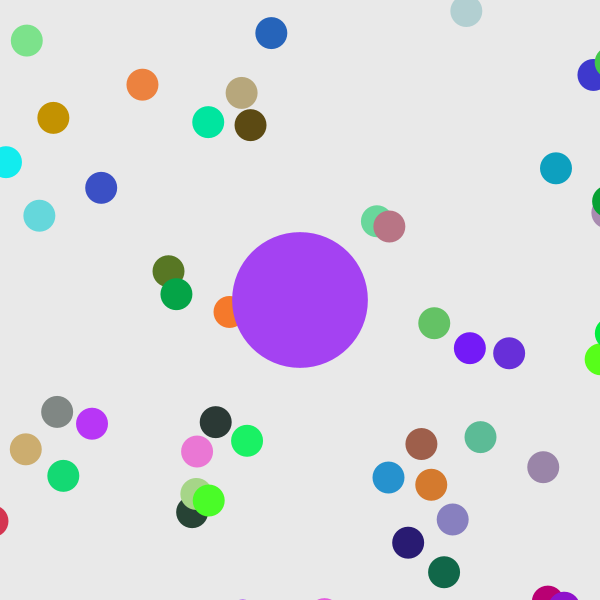
Frame 1 (no input)
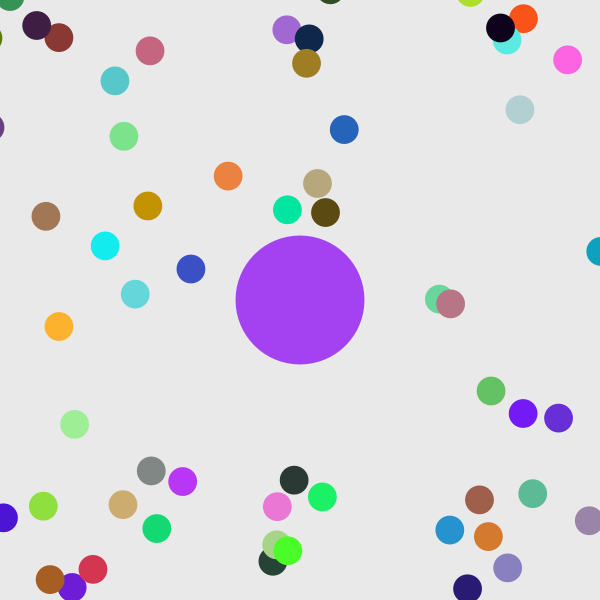
Frame 60 (the mouse pressed at the canvas centre just before this capture)
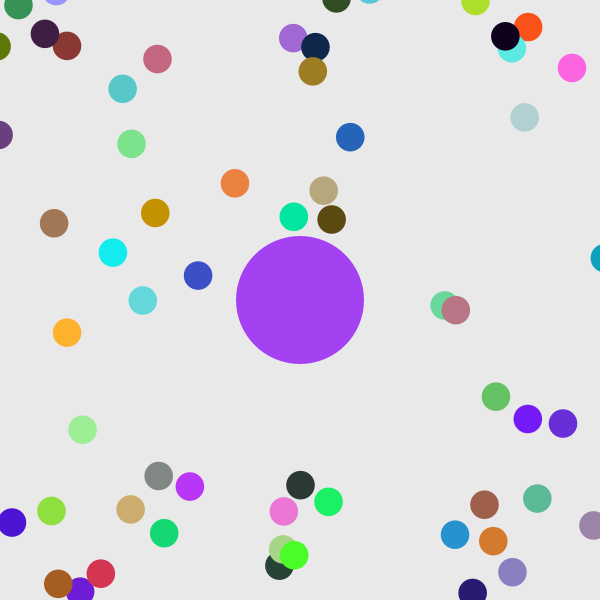
Frame 120 (the mouse held since frame 60 and released just before this capture)

The Processing sketch that drew these frames (run headless with seeded random() and noise(); from frame 60 on, the mouse is pressed at the canvas centre):

// Processing sketch: bootcamp_project
// ── bootcamp_project.pde
Blob blob;

ArrayList<Blob> blobs;
float zoom = 1;                                  //default zoom level (the amount the person can see).

void setup() {
  size(600, 600);
  blob = new Blob(0, 0, 64);                     //player's blob.
  blobs = new ArrayList<Blob>();                 //the "other" blobs.
  for (int i = 0; i < 200; i++) {                //loops and gives the "other" blobs different x and y positions.
    float x = random(-width, width);
    float y = random(-height, height);
    blobs.add(new Blob(x, y, 16));
  }
}

void draw() {
  background(233,233,233);

  translate(width/2, height/2);
  float newZoom = 64 / blob.radius;              //new variable used to update zoom level 60times per draw() according to the player's blob's current radius by the radius of the "other" blob which the player's blob has eaten.   
  zoom = lerp(zoom, newZoom, 0.1);               //then zoom level is updated using lerp() to ease the transition of the zooming.
  scale(zoom);                                   //scales using the zoom level, allowing the follwoing translate() function to be centered).
  translate(-blob.position.x, -blob.position.y);
 
  for (int i = blobs.size()-1; i >=0; i--) {     //
    blobs.get(i).display();                      //displays specific blob.
    if (blob.eatBlob(blobs.get(i))) {            //checks if the player's blob has eaten the specific "other" blob (done 60times per draw()).
      blobs.remove(i);                           //if true, the blob that is eaten is removed.
      //add x number of blobs for every one blob that is eaten.
    }
  }


  blob.display();
  blob.update();
}

// ── blob.pde
class Blob {
  PVector position;
  PVector velocity;
  float radius;
  float posX;
  float posY;
  color colour;

  Blob(float posX, float posY, float r) {
    position = new PVector(posX, posY);
    velocity = new PVector(0, 0);                                            //default speed of the player's blob, "other" blobs are static
    radius = r;
    colour = color(random(0,255),random(0,255),random(0,255));
  }

  void update() {
    PVector newV = new PVector(mouseX-width/2, mouseY-height/2);             //updates the velocity depending on mouse position.
    newV.setMag(2);
    velocity.lerp(newV, 0.2);                                                //sets velocity between the value of the new velocity and 0.4).
    position.add(velocity);
  }

  boolean eatBlob(Blob other) {
    float distance = PVector.dist(position, other.position);                 //calculates the distance between the player's blob and the "other" blobs.
    if (distance < radius + other.radius) {                                         //checks whether the player's blob is larger than the "other" blob which the player's blob collides with.
      float s = (PI * radius * radius) + (PI * other.radius * other.radius); //adds up the radii and ↓
      radius = sqrt(s/PI);                                                   //this increases the player's blob by the calculated radius (size) of the blob that was eaten.
      return true;                                                           //will do the above IF the player's blob is
    } else {
      return false;
    }
  }


  void display() {
    noStroke();
    fill(colour);
    ellipse(position.x, position.y, radius*2, radius*2);
  }
}
